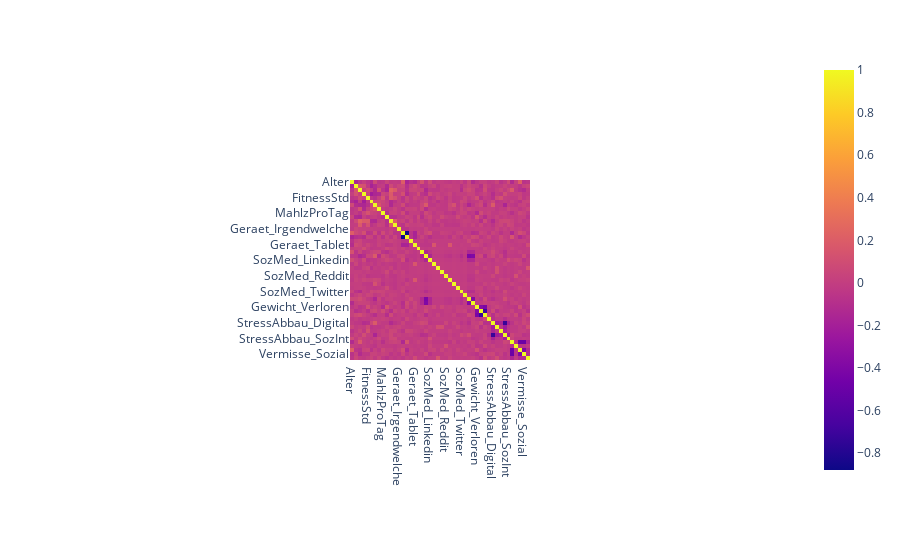

Write notebook code for a chart like this one.
### Code cell
fig = px.imshow(correlation_matrix)
fig.update_layout(height=500)
fig.show()

### Figure 1 — Plotly figure (JSON) as saved in the notebook; plotly's stock layout.template omitted (floating-point values rounded to 4 significant figures; data arrays with more than 128 entries replaced by an {"elided": "..."} marker saying what was removed)
{"data": [{"coloraxis": "coloraxis", "hovertemplate": "x: %{x}<br>y: %{y}<br>color: %{z}<extra></extra>", "name": "0", "type": "heatmap", "x": ["Alter", "KursStd", "KursBew", "SelbstlernStd", "FitnessStd", "SchlafStd", "SozMedStd", "FernsehStd", "MahlzProTag", "GesuProbl", "ZeitGenutzt", "MehrVerbunden", "Geraet_Irgendwelche", "Geraet_Laptop/Desktop", "Geraet_Smartphone", "Geraet_SmartphoneOderLaptop", "Geraet_Tablet", "SozMed_Elyment", "SozMed_Facebook", "SozMed_Instagram", "SozMed_Linkedin", "SocialMedia_None ", "SozMed_Omegle", "SozMed_Quora", "SozMed_Reddit", "SozMed_Snapchat", "SozMed_Talklife", "SozMed_Telegram", "SozMed_Twitter", "SozMed_WhatsApp", "SozMed_Whatsapp", "SozMed_Youtube", "Gewicht_Verloren", "Gewicht_Zugenommen", "Gewicht_Gleich", "StressAbbau_Kreativ", "StressAbbau_Digital", "StressAbbau_Andere", "StressAbbau_PhysAkt", "StressAbbau_Entspannung", "StressAbbau_SozInt", "Vermisse_Bildung/Arbeit", "Vermisse_Andere", "Vermisse_Outdoor", "Vermisse_Sozial", "Vermisse_GewohntesLeben"], "xaxis": "x", "y": ["Alter", "KursStd", "KursBew", "SelbstlernStd", "FitnessStd", "SchlafStd", "SozMedStd", "FernsehStd", "MahlzProTag", "GesuProbl", "ZeitGenutzt", "MehrVerbunden", "Geraet_Irgendwelche", "Geraet_Laptop/Desktop", "Geraet_Smartphone", "Geraet_SmartphoneOderLaptop", "Geraet_Tablet", "SozMed_Elyment", "SozMed_Facebook", "SozMed_Instagram", "SozMed_Linkedin", "SocialMedia_None ", "SozMed_Omegle", "SozMed_Quora", "SozMed_Reddit", "SozMed_Snapchat", "SozMed_Talklife", "SozMed_Telegram", "SozMed_Twitter", "SozMed_WhatsApp", "SozMed_Whatsapp", "SozMed_Youtube", "Gewicht_Verloren", "Gewicht_Zugenommen", "Gewicht_Gleich", "StressAbbau_Kreativ", "StressAbbau_Digital", "StressAbbau_Andere", "StressAbbau_PhysAkt", "StressAbbau_Entspannung", "StressAbbau_SozInt", "Vermisse_Bildung/Arbeit", "Vermisse_Andere", "Vermisse_Outdoor", "Vermisse_Sozial", "Vermisse_GewohntesLeben"], "yaxis": "y", "z": {"elided": "46x46 float values"}}], "layout": {"autosize": true, "coloraxis": {"colorscale": [[0, "#0d0887"], [0.1111, "#46039f"], [0.2222, "#7201a8"], [0.3333, "#9c179e"], [0.4444, "#bd3786"], [0.5556, "#d8576b"], [0.6667, "#ed7953"], [0.7778, "#fb9f3a"], [0.8889, "#fdca26"], [1, "#f0f921"]]}, "margin": {"t": 60}, "xaxis": {"anchor": "y", "autorange": true, "constrain": "domain", "domain": [0.375, 0.625], "range": [-0.5, 45.5], "scaleanchor": "y", "type": "category"}, "yaxis": {"anchor": "x", "autorange": true, "constrain": "domain", "domain": [0, 1], "range": [45.5, -0.5], "type": "category"}}}
